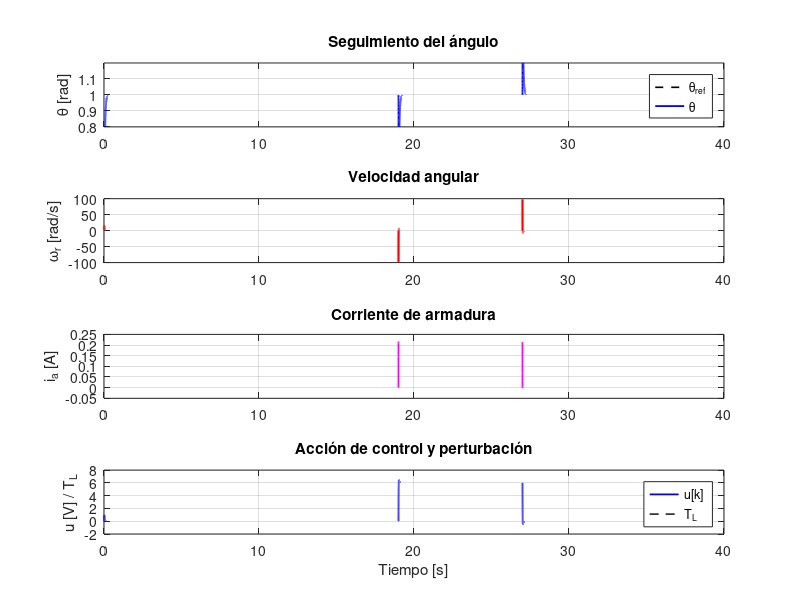

The MATLAB source for this figure: (Note: this script raises an error after producing the figure.)
% =========================================================
% Alumno  : Lopez Franco
% Profesor: Pucheta Julian
% Materia : Control 2
% =========================================================
% Item [6]: PID en tiempo discreto 
% =========================================================


clc; clear all; close all;

%% PARÁMETROS DEL MOTOR 
La  = 7.0274e-4;   % [H]
Ra  = 28.13;       % [Ohm]
Km  = 0.0605;      % [V·s/rad]
Ki_motor = 0.01162;% [N·m/A]
Jm  = 2.0628e-9;   % [kg·m²]
Bm  = 0;           % [N·m·s/rad]

%% ESPACIO DE ESTADOS CONTINUO
% x = [ia; wr; theta]  |  u = [Va; TL]
A = [-Ra/La,        -Km/La,  0;
      Ki_motor/Jm,  -Bm/Jm,  0;
      0,             1,       0];

Bmat = [1/La,   0;
        0,     -1/Jm;
        0,      0];

C = eye(3);
D = zeros(3,2);

sys_c = ss(A, Bmat, C, D);

%% DISCRETIZACIÓN
Ts    = 1e-4;           
sys_d = c2d(sys_c, Ts, 'zoh');
Ad    = sys_d.A;
Bd    = sys_d.B;

%% TIEMPO DE SIMULACIÓN
tf = 40;
t  = 0:Ts:tf;
N  = length(t);

%% REFERENCIA Y PERTURBACIÓN
theta_ref = ones(1,N);   

% Torque escalado a los parámetros del motor
% Torque nominal: T = Ki * (Va/Ra)
TL_amp = Ki_motor * (12/Ra) * 0.5;  
fprintf('TL_amp = %.6e N·m\n', TL_amp);

TL = zeros(1,N);
TL(t >= 19 & t < 27) = TL_amp;

%% PID DISCRETO INCREMENTAL
% u(k) = u(k-1) + A0*e(k) + B0*e(k-1) + C0*e(k-2)
Kp = 10;
Ki = 200;
Kd = 5e-5;

A0 = (2*Kp + Ki*Ts + 2*Kd/Ts) / 2;
B0 = (-2*Kp + Ki*Ts - 4*Kd/Ts) / 2;
C0 = Kd / Ts;

fprintf('\n===== PID DISCRETO =====\n');
fprintf('Kp = %.4f\n', Kp);
fprintf('Ki = %.4f\n', Ki);
fprintf('Kd = %.2e\n', Kd);
fprintf('A0 = %.4e\n', A0);
fprintf('B0 = %.4e\n', B0);
fprintf('C0 = %.4e\n', C0);

u_max =  12;
u_min = -12;

%% INICIALIZACIÓN
x     = zeros(3,N);
u     = zeros(1,N);
e     = zeros(1,N);

x(:,1) = [0;0;0];
e(1)   = theta_ref(1) - x(3,1);
e(2)   = theta_ref(2) - x(3,2);

%% SIMULACIÓN EN LAZO CERRADO
for k = 3:N-1
    e(k) = theta_ref(k) - x(3,k);
    
    % PID incremental
    u(k) = u(k-1) + A0*e(k) + B0*e(k-1) + C0*e(k-2);
    
    % Saturación
    u(k) = min(max(u(k), u_min), u_max);
    
    % Actualización de estados
    x(:,k+1) = Ad*x(:,k) + Bd*[u(k); TL(k)];
end
e(N) = theta_ref(N) - x(3,N);

ia    = x(1,:);
wr    = x(2,:);
theta = x(3,:);

%% RESULTADOS EN CONSOLA
fprintf('\n===== RESULTADOS =====\n');
fprintf('Error final de ángulo  = %.6e rad\n', theta_ref(end)-theta(end));
fprintf('Máx corriente          = %.6e A\n',   max(abs(ia)));
fprintf('Máx velocidad          = %.6e rad/s\n', max(abs(wr)));
fprintf('Máx tensión control    = %.6e V\n',   max(abs(u)));
fprintf('Máx ángulo             = %.6e rad\n', max(theta));
fprintf('Mín ángulo             = %.6e rad\n', min(theta));

%% FIGURA 1 - Vista completa
figure(1);
subplot(4,1,1);
plot(t, theta_ref, 'k--', 'LineWidth', 1.2); hold on;
plot(t, theta, 'b', 'LineWidth', 1.3);
grid on; ylabel('\theta [rad]');
title('Seguimiento del ángulo');
legend('\theta_{ref}','\theta','Location','best');
ylim([0.8 1.2]);

subplot(4,1,2);
plot(t, wr, 'r', 'LineWidth', 1.3);
grid on; ylabel('\omega_r [rad/s]');
title('Velocidad angular');

subplot(4,1,3);
plot(t, ia, 'm', 'LineWidth', 1.3);
grid on; ylabel('i_a [A]');
title('Corriente de armadura');

subplot(4,1,4);
plot(t, u,  'b', 'LineWidth', 1.3); hold on;
plot(t, TL, 'k--', 'LineWidth', 1.0);
grid on; xlabel('Tiempo [s]');
ylabel('u [V] / T_L');
title('Acción de control y perturbación');
legend('u[k]','T_L','Location','best');
sgtitle('PID discreto - Parámetros inciso 5');

%% FIGURA 2 - Zoom transitorio inicial
figure(2);
idx_ini = t <= 0.5;

subplot(4,1,1);
plot(t(idx_ini), theta_ref(idx_ini), 'k--', 'LineWidth', 1.2); hold on;
plot(t(idx_ini), theta(idx_ini), 'b', 'LineWidth', 1.3);
grid on; ylabel('\theta [rad]');
title('Zoom inicial - Ángulo');
legend('\theta_{ref}','\theta');

subplot(4,1,2);
plot(t(idx_ini), wr(idx_ini), 'r', 'LineWidth', 1.3);
grid on; ylabel('\omega_r [rad/s]');
title('Zoom inicial - Velocidad');

subplot(4,1,3);
plot(t(idx_ini), ia(idx_ini), 'm', 'LineWidth', 1.3);
grid on; ylabel('i_a [A]');
title('Zoom inicial - Corriente');

subplot(4,1,4);
plot(t(idx_ini), u(idx_ini), 'b', 'LineWidth', 1.3);
grid on; xlabel('Tiempo [s]'); ylabel('u [V]');
title('Zoom inicial - Acción de control');
sgtitle('Zoom transitorio inicial');

%% FIGURA 3 - Zoom perturbación
figure(3);
idx_pert = (t >= 17.5) & (t <= 27.5);

subplot(4,1,1);
plot(t(idx_pert), theta_ref(idx_pert), 'k--', 'LineWidth', 1.2); hold on;
plot(t(idx_pert), theta(idx_pert), 'b', 'LineWidth', 1.3);
grid on; ylabel('\theta [rad]');
title('Zoom perturbación - Ángulo');
legend('\theta_{ref}','\theta');

subplot(4,1,2);
plot(t(idx_pert), wr(idx_pert), 'r', 'LineWidth', 1.3);
grid on; ylabel('\omega_r [rad/s]');
title('Zoom perturbación - Velocidad');

subplot(4,1,3);
plot(t(idx_pert), ia(idx_pert), 'm', 'LineWidth', 1.3);
grid on; ylabel('i_a [A]');
title('Zoom perturbación - Corriente');

subplot(4,1,4);
plot(t(idx_pert), u(idx_pert),  'b', 'LineWidth', 1.3); hold on;
plot(t(idx_pert), TL(idx_pert), 'k--', 'LineWidth', 1.0);
grid on; xlabel('Tiempo [s]'); ylabel('u [V] / T_L');
title('Zoom perturbación - Control');
legend('u[k]','T_L');
sgtitle('Respuesta frente a la perturbación');
